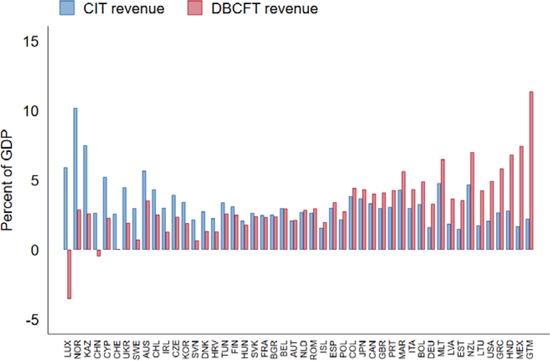
#> input picture 9781484392935_f0012-01.jpg, 550 x 361 px; its folder holds only this picture in this run
$ python extract_plot_data_precise.py
#> lines starting #> are read from the running program, lines starting #| are printed output that depends on the picture; after the words box and inside, x2 and y2 are one past the last pixel; in counts of white or black regions, pixels touching at a corner belong together
#!/usr/bin/env python3
"""
High-Precision Plot Data Extraction
Uses advanced techniques to maximize extraction accuracy from plot images.
"""

import cv2
import pytesseract
from PIL import Image
import numpy as np
import pandas as pd
import json
from pathlib import Path
from typing import Dict, List, Tuple, Optional
import re


class PrecisePlotExtractor:
    """Extract plot data with maximum achievable precision."""

    def __init__(self, image_path: str, metadata_path: Optional[str] = None):
        """Initialize the precise extractor."""
        self.image_path = image_path
        self.image = cv2.imread(image_path)
        if self.image is None:
            raise ValueError(f"Could not load image: {image_path}")

        self.height, self.width = self.image.shape[:2]
        self.metadata = None

        if metadata_path and Path(metadata_path).exists():
            with open(metadata_path, 'r') as f:
                all_metadata = json.load(f)
                image_name = Path(image_path).name
                self.metadata = all_metadata.get(image_name, {})

    def detect_gridlines(self, plot_area: Tuple[int, int, int, int]) -> List[int]:
        """
        Detect horizontal gridlines in the plot area.
        Returns y-coordinates of gridlines from top to bottom.
        """
        x_min, y_min, x_max, y_max = plot_area

        # Extract plot region
        plot_region = self.image[y_min:y_max, x_min:x_max]
        gray = cv2.cvtColor(plot_region, cv2.COLOR_BGR2GRAY)

        # Apply edge detection
        edges = cv2.Canny(gray, 30, 100)

        # Detect horizontal lines using Hough transform
        lines = cv2.HoughLinesP(edges, 1, np.pi/180, threshold=50,
                                minLineLength=int((x_max-x_min)*0.3),
                                maxLineGap=10)

        gridlines = []
        if lines is not None:
            for line in lines:
                x1, y1, x2, y2 = line[0]
                # Check if line is horizontal (small y difference)
                if abs(y2 - y1) < 5:
                    y_pos = y_min + (y1 + y2) // 2
                    gridlines.append(y_pos)

        # Remove duplicates (gridlines within 3 pixels)
        gridlines = sorted(set(gridlines))
        filtered = []
        for gl in gridlines:
            if not filtered or abs(gl - filtered[-1]) > 3:
                filtered.append(gl)

        return filtered

    def get_y_axis_scale(self) -> Tuple[List[float], List[int]]:
        """
        Get y-axis scale by combining OCR with gridline detection.
        Returns (values, pixel_positions) tuples.
        """
        # Use metadata if available
        if self.metadata and 'y_axis' in self.metadata:
            y_range = self.metadata['y_axis'].get('range', [])
            if len(y_range) == 2:
                y_min_val, y_max_val = y_range
                num_ticks = 6
                step = (y_max_val - y_min_val) / (num_ticks - 1)
                values = [y_min_val + i * step for i in range(num_ticks)]

                # Estimate pixel positions
                # IMPORTANT: In images, y=0 is TOP, y=max is BOTTOM
                # So y_max_val (e.g., 100) should be at plot_top pixel
                # And y_min_val (e.g., 0) should be at plot_bottom pixel
                plot_top = int(self.height * 0.1)
                plot_bottom = int(self.height * 0.85)
                pixel_positions = []
                for i in range(num_ticks):
                    # Inverted mapping: highest value at top (lowest pixel y)
                    normalized = i / (num_ticks - 1)
                    # Reverse the mapping
                    pixel_y = plot_bottom - int(normalized * (plot_bottom - plot_top))
                    pixel_positions.append(pixel_y)

                return values, pixel_positions

        return [], []

    def detect_precise_bar_top(self, column: np.ndarray, target_color: Tuple[int, int, int],
                               baseline_y: int) -> Optional[float]:
        """
        Detect bar top with sub-pixel precision using edge detection.

        Args:
            column: Vertical column of pixels
            target_color: Target color to detect
            baseline_y: Baseline y-position (where bars start)

        Returns:
            Sub-pixel y-coordinate of bar top, or None if not found
        """
        tb, tg, tr = target_color

        # Find pixels matching target color
        matching_y = []
        for y_offset in range(len(column)):
            pixel = column[y_offset]
            b, g, r = pixel

            # Color distance (Manhattan distance is faster than Euclidean)
            color_dist = abs(int(r)-int(tr)) + abs(int(g)-int(tg)) + abs(int(b)-int(tb))

            if color_dist < 60:  # Threshold for color matching
                matching_y.append(y_offset)

        if not matching_y:
            return None

        # Get the topmost pixel
        top_y = min(matching_y)

        # Sub-pixel refinement: Check gradient around top pixel
        if top_y > 0:
            # Use 3 pixels around the top for sub-pixel estimation
            window_start = max(0, top_y - 1)
            window_end = min(len(column), top_y + 2)
            window = column[window_start:window_end]

            # Calculate color intensity gradient
            intensities = []
            for pixel in window:
                b, g, r = pixel
                dist = abs(int(r)-int(tr)) + abs(int(g)-int(tg)) + abs(int(b)-int(tb))
                intensities.append(255 - dist)  # Higher = more similar

            # Weighted average for sub-pixel position
            if len(intensities) >= 2:
                weights = np.array(intensities)
                positions = np.arange(window_start, window_end)
                if weights.sum() > 0:
                    weighted_pos = np.average(positions, weights=weights)
                    return float(weighted_pos)

        return float(top_y)

    def pixel_to_value_with_gridlines(self, pixel_y: float, values: List[float],
                                      pixel_positions: List[int],
                                      gridlines: List[int]) -> float:
        """
        Convert pixel y-coordinate to value, snapping to nearest gridline.
        """
        # If we have gridlines, snap to nearest
        if gridlines:
            nearest_grid = min(gridlines, key=lambda g: abs(g - pixel_y))
            if abs(nearest_grid - pixel_y) < 5:  # Within 5 pixels, snap to grid
                pixel_y = nearest_grid

        # Interpolate between known values
        if len(values) >= 2 and len(pixel_positions) >= 2:
            pixel_positions = np.array(pixel_positions)
            values_array = np.array(values)

            # np.interp requires xp (pixel_positions) to be in ascending order
            # Our pixel positions are descending (high values at top = low pixel y)
            # So we need to reverse both arrays
            if pixel_positions[0] > pixel_positions[-1]:
                pixel_positions = pixel_positions[::-1]
                values_array = values_array[::-1]

            # Clamp to range
            pixel_y = np.clip(pixel_y, min(pixel_positions), max(pixel_positions))

            # Interpolate
            value = np.interp(pixel_y, pixel_positions, values_array)
            return float(value)

        return 0.0

    def extract_data(self) -> Dict:
        """Main extraction with precision enhancements."""
        print(f"Processing: {self.image_path}")
        print(f"Image size: {self.width}x{self.height}")

        # Get plot area
        x_min = int(self.width * 0.12)
        y_min = int(self.height * 0.08)
        x_max = int(self.width * 0.95)
        y_max = int(self.height * 0.88)
        plot_area = (x_min, y_min, x_max, y_max)

        print("Detecting gridlines...")
        gridlines = self.detect_gridlines(plot_area)
        print(f"Found {len(gridlines)} gridlines")

        print("Reading y-axis scale...")
        values, pixel_positions = self.get_y_axis_scale()
        print(f"Y-axis scale: {values}")

        # Detect colors
        print("Detecting series colors...")
        colors = self.detect_colors(plot_area)
        print(f"Detected {len(colors)} series")

        # Get metadata
        countries = []
        if self.metadata and 'x_axis' in self.metadata:
            countries = self.metadata['x_axis'].get('countries', [])
            print(f"Using {len(countries)} countries from metadata")

        # Extract data points
        print("Extracting data with sub-pixel precision...")
        data_points = []

        scan_width = x_max - x_min
        num_scans = min(200, scan_width)  # More samples for better precision

        baseline_y = y_max  # Bottom of plot

        for i in range(num_scans):
            x_pos = x_min + int(i * scan_width / num_scans)
            column = self.image[y_min:y_max, x_pos]

            for color_idx, target_color in enumerate(colors):
                # Detect bar top with sub-pixel precision
                top_y_offset = self.detect_precise_bar_top(column, target_color, baseline_y)

                if top_y_offset is not None:
                    pixel_y = y_min + top_y_offset

                    # Convert to value with gridline snapping
                    value = self.pixel_to_value_with_gridlines(
                        pixel_y, values, pixel_positions, gridlines
                    )

                    # Map to country
                    country = None
                    if countries:
                        country_idx = int(i * len(countries) / num_scans)
                        if 0 <= country_idx < len(countries):
                            country = countries[country_idx]

                    # Filter very small values (likely noise)
                    if values and value > min(values) + 0.5:
                        data_points.append({
                            'x_position': i,
                            'country': country,
                            'value': round(value, 2),
                            'series': f'series_{color_idx}',
                            'color_r': int(target_color[2]),
                            'color_g': int(target_color[1]),
                            'color_b': int(target_color[0])
                        })

        # Group and average for final precision
        if data_points:
            df = pd.DataFrame(data_points)
            df['x_group'] = (df['x_position'] / 5).astype(int)  # Group every 5 scans

            grouped = df.groupby(['x_group', 'series', 'country'], dropna=False).agg({
                'x_position': 'first',
                'value': 'median',  # Use median to reduce outliers
                'color_r': 'first',
                'color_g': 'first',
                'color_b': 'first'
            }).reset_index()

            grouped = grouped.drop('x_group', axis=1)
            data_points = grouped.to_dict('records')

        print(f"Extracted {len(data_points)} data points")

        return {
            'data_points': data_points,
            'y_axis_values': values,
            'gridlines': gridlines,
            'plot_area': plot_area,
            'colors': [(int(c[2]), int(c[1]), int(c[0])) for c in colors],
            'metadata': self.metadata or {}
        }

    def detect_colors(self, plot_area: Tuple[int, int, int, int]) -> List[Tuple[int, int, int]]:
        """Detect dominant colors (BGR format)."""
        x_min, y_min, x_max, y_max = plot_area
        plot_img = self.image[y_min:y_max, x_min:x_max]

        pixels = plot_img.reshape(-1, 3).astype(np.float32)

        from sklearn.cluster import KMeans
        kmeans = KMeans(n_clusters=5, random_state=42, n_init=10)
        kmeans.fit(pixels)

        colors = kmeans.cluster_centers_.astype(int)

        # Filter background colors
        filtered = []
        for color in colors:
            b, g, r = color

            # Skip white/light colors
            if min(r, g, b) > 220:
                continue

            # Skip dark colors
            if max(r, g, b) < 30:
                continue

            # Check saturation
            max_rgb = max(r, g, b)
            min_rgb = min(r, g, b)
            sat = (max_rgb - min_rgb) / (max_rgb + 1)

            if sat < 0.15:  # Skip low saturation (gray)
                continue

            filtered.append((int(b), int(g), int(r)))

        # Merge similar colors more aggressively
        # Group by hue (color family) rather than exact RGB
        merged = []
        for color in filtered:
            b, g, r = color

            # Calculate hue category
            max_val = max(r, g, b)
            min_val = min(r, g, b)

            is_similar = False
            for m_color in merged:
                mb, mg, mr = m_color

                # Check if colors are in same hue family
                # Blue family: b > r and b > g
                # Red family: r > b and r > g
                is_blue_1 = b > r * 1.2 and b > g * 1.2
                is_red_1 = r > b * 1.2 and r > g * 1.2
                is_blue_2 = mb > mr * 1.2 and mb > mg * 1.2
                is_red_2 = mr > mb * 1.2 and mr > mg * 1.2

                # Same color family
                if (is_blue_1 and is_blue_2) or (is_red_1 and is_red_2):
                    # Merge if within reasonable distance
                    dist = sum(abs(a - b) for a, b in zip(color, m_color))
                    if dist < 100:  # More aggressive merging
                        is_similar = True
                        break

            if not is_similar:
                merged.append(color)

        return merged[:4]

    def save_to_csv(self, data: Dict, output_path: str):
        """Save to CSV."""
        df = pd.DataFrame(data['data_points'])

        if data.get('metadata'):
            meta = data['metadata']
            df['plot_title'] = meta.get('title', '')
            df['plot_description'] = meta.get('description', '')

            if 'x_axis' in meta:
                df['x_axis_label'] = meta['x_axis'].get('label', '')

            if 'y_axis' in meta:
                df['y_axis_label'] = meta['y_axis'].get('label', '')
                df['value_unit'] = meta['y_axis'].get('unit', '')

        df.to_csv(output_path, index=False)
        print(f"Saved: {output_path}")


def main():
    """Process all plots with precision extraction."""
    script_dir = Path(__file__).parent
    metadata_path = script_dir / 'plot_metadata.json'
    output_dir = script_dir / 'extracted_data_precise'
    output_dir.mkdir(exist_ok=True)

    image_files = list(script_dir.glob('*.jpg')) + list(script_dir.glob('*.png'))

    if not image_files:
        print("No images found!")
        return

    print(f"Found {len(image_files)} images")
    print("=" * 80)

    for image_file in sorted(image_files):
        try:
            print(f"\n{'='*80}")
            extractor = PrecisePlotExtractor(str(image_file), str(metadata_path))
            data = extractor.extract_data()

            base_name = image_file.stem
            csv_path = output_dir / f"{base_name}.csv"
            extractor.save_to_csv(data, str(csv_path))

        except Exception as e:
            print(f"Error processing {image_file.name}: {e}")
            import traceback
            traceback.print_exc()
#> this loop made 1 pass; (reads plot_metadata.json from the repository)
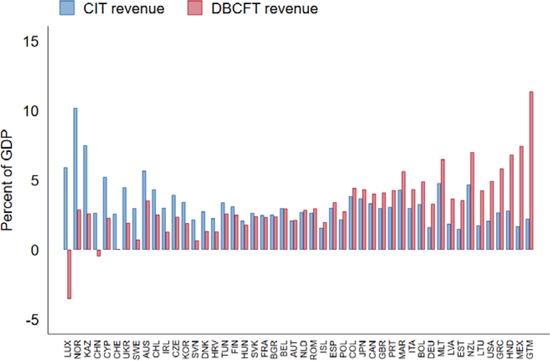
#> input picture 9781484392935_f0012-01.jpg, 550 x 361 px
#> pass 1, in detect_gridlines, `plot_region = self.image[y_min:y_max, x_min:x_max]`:
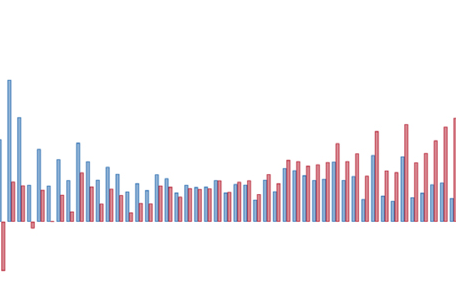
#> plot_region: shape (289, 456, 3); mean B, G, R 242.8, 239.2, 242.7
#> pass 1, in detect_gridlines, `gray = cv2.cvtColor(plot_region, cv2.COLOR_BGR2GRAY)`:
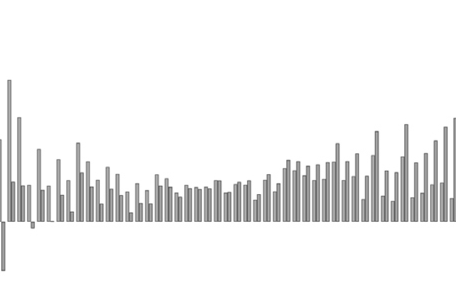
#> gray: shape (289, 456); min 90, max 255, mean 240.6
#> pass 1, in detect_gridlines, `edges = cv2.Canny(gray, 30, 100)`:
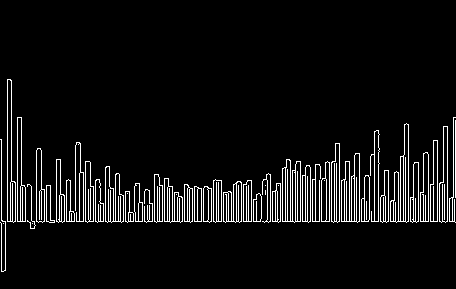
#> edges: shape (289, 456); 6.5% white in thin lines or dots, all inside (x1, y1, x2, y2) = (0, 79, 456, 272)

    print(f"\n{'='*80}")
    print(f"Complete! Results in: {output_dir}/")


if __name__ == '__main__':
    main()
